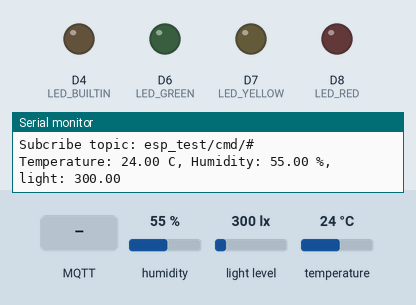
Recording of a program running on a simulated ESP8266 (NodeMCU). On the bench: output pins drawn as LEDs (lit = HIGH, except the on-board LED, lit = LOW), the last lines printed to the serial monitor. The inputs (shaded band) are chosen by the test bench; at power-on: humidity 55 %, light level 300 lx, temperature 24 °C. WiFi joins after 1.5 s; servers stay silent unless stated; no MQTT or app messages arrive unless stated.

Above: at 2.8 s.
2.9 s: MQTT message "LedRed" arrives on the first subscribed topic
At 6.73 s:
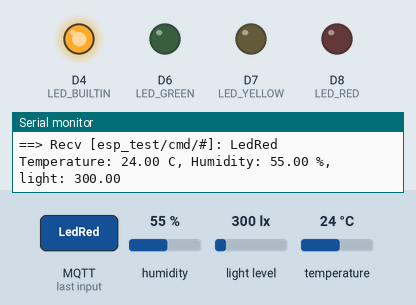
8.1 s: MQTT message "LedGreen" arrives on the first subscribed topic
13.1 s: MQTT message "LedYellow" arrives on the first subscribed topic
Timing chart, 0 to 23.3 s (numbered marks = the images above; inputs shaded):
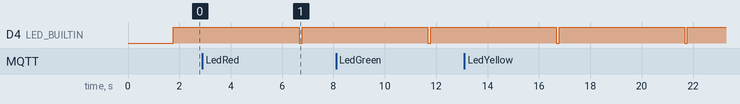

The program:

main.cpp
```cpp
/*
MQTT to Control Led and send temperature, humidiy and lux
Control Led:
* Red Led
- TurnOn: mosquitto_pub -h broker.emqx.io -t "esp_test/cmd/LedRed" -m "1"
- TurnOff: mosquitto_pub -h broker.emqx.io -t "esp_test/cmd/LedRed" -m "0"

* Yellow Led (only in ESP8266)
- TurnOn: mosquitto_pub -h broker.emqx.io -t "esp_test/cmd/LedYellow" -m "1"
- TurnOff: mosquitto_pub -h broker.emqx.io -t "esp_test/cmd/LedYellow" -m "0"

* Green Led
- TurnOn: mosquitto_pub -h broker.emqx.io -t "esp_test/cmd/LedGreen" -m "1"
- TurnOff: mosquitto_pub -h broker.emqx.io -t "esp_test/cmd/LedGreen" -m "0"

Receive sensor data:
- subcribe ke topik "esp_test/data/#
*/
#include <Arduino.h>
#include <Ticker.h>
#include <PubSubClient.h>
#if defined(ESP32)
  #include <WiFi.h>
#endif
#if defined(ESP8266)
  #include <ESP8266WiFi.h>
#endif
#include <Wire.h>
#include "BH1750.h"
#include "DHTesp.h" // Click here to get the library: http://librarymanager/All#DHTesp
#include "device.h"
#if defined(ESP32)
  #define LED_COUNT 2
  const uint8_t arLed[LED_COUNT] = {LED_RED, LED_GREEN};
#endif

#if defined(ESP8266)
  #define LED_COUNT 3
  const uint8_t arLed[LED_COUNT] = {LED_RED, LED_YELLOW, LED_GREEN};
#endif

const char* ssid = "Steff-IoT";
const char* password = "steffiot123";

#define MQTT_BROKER  "broker.emqx.io"
// #define MQTT_BROKER  "52.32.182.17"
#define MQTT_TOPIC_PUBLISH   "esp_test/data"
#define MQTT_TOPIC_SUBSCRIBE "esp_test/cmd/#"
WiFiClient wifiClient;
PubSubClient  mqtt(wifiClient);

Ticker timerPublish, ledOff;
DHTesp dht;
BH1750 lightMeter;

char g_szDeviceId[30];
void WifiConnect();
boolean mqttConnect();
void onPublishMessage();

void setup() {
  Serial.begin(115200);
  delay(100);
  pinMode(LED_BUILTIN, OUTPUT);
  for (uint8_t i=0; i<LED_COUNT; i++)
    pinMode(arLed[i], OUTPUT);
  pinMode(PIN_SW, INPUT);

  dht.setup(PIN_DHT, DHTesp::DHT11);
  Wire.begin(PIN_SDA, PIN_SCL);
  lightMeter.begin(BH1750::CONTINUOUS_HIGH_RES_MODE, 0x23, &Wire);

  Serial.printf("Free Memory: %d\n", ESP.getFreeHeap());
  WifiConnect();
  mqttConnect();
  #if defined(ESP8266)
    timerPublish.attach_ms_scheduled(5000, onPublishMessage);
  #elif defined (ESP32)
    timerPublish.attach_ms(5000, onPublishMessage);
  #endif
}

void loop() {
    mqtt.loop();
}

//Message arrived [esp32_test/cmd/led1]: 0
void mqttCallback(char* topic, byte* payload, unsigned int len) {
  String strTopic = topic;
  int8_t idx = strTopic.lastIndexOf('/')+1;
  String strDev = strTopic.substring(idx);
  Serial.printf("==> Recv [%s]: ", topic);
  Serial.write(payload, len);
  Serial.println();

  byte nValue = payload[0]-'0';
  if (nValue>=0 && nValue<=1)
  {
    if (strDev=="LedRed")
      digitalWrite(LED_RED, nValue);
    if (strDev=="LedGreen")
      digitalWrite(LED_GREEN, nValue);
  #ifdef ESP8266
    if (strDev=="LedYellow")
      digitalWrite(LED_YELLOW, nValue);
  #endif
  }
}

void onPublishMessage()
{
  char szTopic[50];
  char szData[10];

  digitalWrite(LED_BUILTIN, LED_BUILTIN_ON);
  float humidity = dht.getHumidity();
  float temperature = dht.getTemperature();
  float lux = lightMeter.readLightLevel();
  if (dht.getStatus()==DHTesp::ERROR_NONE)
  {
    Serial.printf("Temperature: %.2f C, Humidity: %.2f %%, light: %.2f\n",
      temperature, humidity, lux);
    sprintf(szTopic, "%s/temp", MQTT_TOPIC_PUBLISH);
    sprintf(szData, "%.2f", temperature);
    mqtt.publish(szTopic, szData);

    sprintf(szTopic, "%s/humidity", MQTT_TOPIC_PUBLISH);
    sprintf(szData, "%.2f", humidity);
    mqtt.publish(szTopic, szData);
  }
  else
    Serial.printf("Light: %.2f lx\n", lux);

  sprintf(szTopic, "%s/light", MQTT_TOPIC_PUBLISH);
  sprintf(szData, "%.2f", lux);
  mqtt.publish(szTopic, szData);

  ledOff.once_ms(100, [](){
      digitalWrite(LED_BUILTIN, LED_BUILTIN_OFF);
  });
}

boolean mqttConnect() {
#if defined(ESP32)
  sprintf(g_szDeviceId, "esp32_%08X",(uint32_t)ESP.getEfuseMac());
#endif
#if defined(ESP8266)
  sprintf(g_szDeviceId, "esp8266_%08X",(uint32_t)ESP.getChipId());
#endif

  mqtt.setServer(MQTT_BROKER, 1883);
  mqtt.setCallback(mqttCallback);
  Serial.printf("Connecting to %s clientId: %s\n", MQTT_BROKER, g_szDeviceId);

 // Connect to MQTT Broker
  // Or, if you want to authenticate MQTT:
  boolean status = mqtt.connect(g_szDeviceId);

  if (status == false) {
    Serial.print(" fail, rc=");
    Serial.print(mqtt.state());
    return false;
  }
  Serial.println(" success");

  mqtt.subscribe(MQTT_TOPIC_SUBSCRIBE);
  Serial.printf("Subcribe topic: %s\n", MQTT_TOPIC_SUBSCRIBE);
  onPublishMessage();
  return mqtt.connected();
}

void WifiConnect()
{
  WiFi.mode(WIFI_STA);
  WiFi.begin(ssid, password);
  while (WiFi.waitForConnectResult() != WL_CONNECTED) {
    Serial.println("Connection Failed! Rebooting...");
    delay(5000);
    ESP.restart();
  }
  Serial.print("System connected with IP address: ");
  Serial.println(WiFi.localIP());
  Serial.printf("RSSI: %d\n", WiFi.RSSI());
}
```

device.h
```cpp
#if defined(ESP8266)
  #define PIN_SW     D5
  #define PIN_SCL    D1
  #define PIN_SDA    D2
  #define PIN_DHT    D3
  #define PIN_SW     D5
  #define LED_GREEN  D6
  #define LED_YELLOW D7
  #define LED_RED    D8
#elif defined(ESP32)
  #if !defined(LED_BUILTIN) // ESP32Cam
    #define LED_BUILTIN 33
  #endif
  #define LED_FLASH   4
  #define LED_RED     2
  // #define LED_YELLOW 12
  #define LED_GREEN  12
  #define PIN_SW      0
  #define PIN_DHT    13 // pin 2, 12: program failed, 16: dht read error
  #define PIN_SDA    14
  #define PIN_SCL    15
#endif

#define LED_BUILTIN_ON  0
#define LED_BUILTIN_OFF 1

#define LED_ON  1
#define LED_OFF 0
```

Measured:
- by itself, D4 (LED_BUILTIN): alternates HIGH for 4.9 s and LOW for 0.11 s
